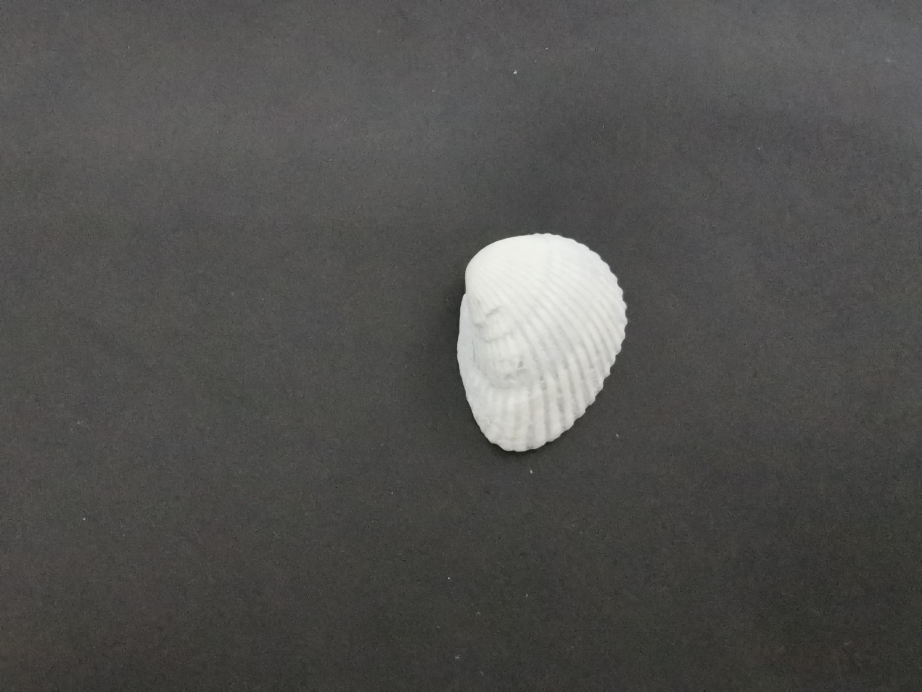
#> input picture IMG.jpg, 4608 x 3456 px (shown at 1/5 size)
$ python length.py
#> lines starting #> are read from the running program, lines starting #| are printed output that depends on the picture; after the words box and inside, x2 and y2 are one past the last pixel; in counts of white or black regions, pixels touching at a corner belong together; long printed decimals are rounded
import numpy as np
from matplotlib import pyplot as plt
import cv2
import tkinter
import copy


# 轮廓面积计算函数
def areaCal(contour):
    area = 0
    for i in range(len(contour)):
        area += cv2.contourArea(contour[i])
    return area


def plot_demo(image):
    # numpy的ravel函数功能是将多维数组降为一维数组
    plt.hist(image.ravel(), 256, [0, 256])
    plt.show("直方图")


def image_hist_demo(image):
    color = {"blue", "green", "red"}
    # enumerate() 函数用于将一个可遍历的数据对象(如列表、元组或字符串)组合为一个索引序列，同时列出数据下标和数据，一般用在 for 循环当中。
    for i, color in enumerate(color):
        hist = cv2.calcHist([image], [i], None, [256], [0, 256])
        plt.subplot(3, 2, 6), plt.plot(hist, color=color)
        plt.subplot(3, 2, 6), plt.xlim([0, 256])
    # plt.show()


# INPUT IMAGE
img = cv2.imread('IMG.jpg')
#> img is the input picture: shape (3456, 4608, 3); mean B, G, R 78.8, 80.9, 81.4

# [7 lines of commented-out code are left out]
resized = cv2.resize(img, None, fx=0.1, fy=0.1, interpolation=cv2.INTER_AREA)
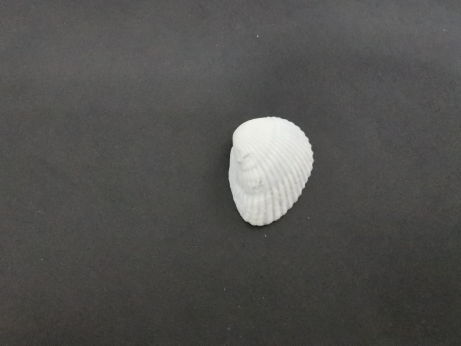
#> resized: shape (346, 461, 3); mean B, G, R 78.8, 80.9, 81.3
# print(img)
# cv2.imshow('img',img)

# GAUSS AND GRAY
gauss = cv2.GaussianBlur(resized, (3, 3), 1)
imgray = cv2.cvtColor(gauss, cv2.COLOR_BGR2GRAY)

# [6 lines of commented-out code are left out]
ret, thresh = cv2.threshold(imgray, 127, 255,
                            cv2.THRESH_BINARY + cv2.THRESH_OTSU)  # 127 is not important, OTSU is important
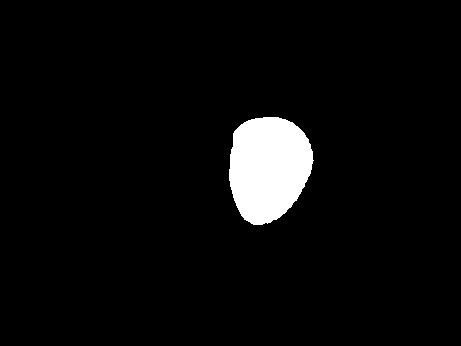
#> thresh: shape (346, 461); 4.4% white; 1 white region
#> ret = 143
# print(thresh)

# CONTOURS
contours, hierarchy = cv2.findContours(thresh, cv2.RETR_TREE, cv2.CHAIN_APPROX_SIMPLE)
#> contours = 1 contour; box (x1, y1, x2, y2) and area: (229, 117, 314, 225) 6924
big_contour = max(contours, key=cv2.contourArea)  # FIND BIG ONE
#> big_contour = contour of 132 points, box (x1, y1, x2, y2) (229, 117, 314, 225), area 6924

# 绘制独立轮廓，如第四个轮廓
# imag = cv2.drawContour(img,contours,-1,(0,255,0),3)
# 但是大多数时候，下面方法更有用
# for c in range(len(contours)):

# DROW CONTOURS
imag = cv2.drawContours(resized, contours, -1, (255, 0, 0), 2, 8)

# HIST
hist = cv2.calcHist([imgray], [0], None, [256], [0, 256])
#> hist = 256 values, max 5789 at index 77, min 0 at index 0, mean 623.1

# CALCULATE
ar = [len(contours)]
#> ar = [1]
le = [len(contours)]
#> le = [1]
ro = [len(contours)]
#> ro = [1]
approx = [len(contours)]
#> approx = [1]
aple = [len(contours)]
#> aple = [1]
appr = [len(contours)]
#> appr = [1]
for i in range(len(contours)):
    ar[i] = cv2.contourArea(contours[i])
    print("Area %d :" % i, end="")
    print(ar[i])
    le[i] = cv2.arcLength((contours[i]), True)
    print("arcLength %d :" % i, end="")
    print(le[i])
    ro[i] = ar[i] / le[i]
    print("ROUND %d :" % i, end="")
    print(ro[i])
    approx[i] = cv2.approxPolyDP(contours[i], le[i] * 0.05, True)
    aple[i] = cv2.arcLength((approx[i]), True)
    print("aple %d :" % i, end="")
    print(aple[i])
    appr[i] = le[i] / aple[i]
    print("appr %d :" % i, end="")
    print(appr[i])
#> this loop made 1 pass
#| Area 0 :6924.0
#| arcLength 0 :323.078
#| ROUND 0 :21.431
#| aple 0 :282.450
#| appr 0 :1.144
#> after the loop, aple = [282.5]; appr = [1.14]; approx = [[[278, 117], [233, 133], [253, 224], [311, 169]]]; ar = [6924]; le = [323.1]; ro = [21.43]

resized2 = resized.copy()
imag2 = cv2.drawContours(resized2, approx, -1, (0, 255, 0), 2)

ellipse = cv2.fitEllipse(big_contour)
#> ellipse = ((267.9, 167), (81.92, 110), 11.3)
img2 = cv2.ellipse(resized2, ellipse, (0, 255, 255), 2)

print("long axis: %f" % ellipse[1][0])
#| long axis: 81.923
print("short axis: %f" % ellipse[1][1])
#| short axis: 109.974

st_x, st_y, width, height = cv2.boundingRect(big_contour)
#> st_x = 229; st_y = 117; width = 85; height = 108
print("x=", st_x)
#| x= 229
print("y=", st_y)
#| y= 117
print("w=", width)
#| w= 85
print("h=", height)
#| h= 108
bound_rect = np.array([[[st_x, st_y]], [[st_x + width, st_y]],
                       [[st_x + width, st_y + height]], [[st_x, st_y + height]]])
#> bound_rect = [[229, 117], [314, 117], [314, 225], [229, 225]]

cv2.drawContours(img2, [bound_rect], -1, (255, 255, 255), 2)
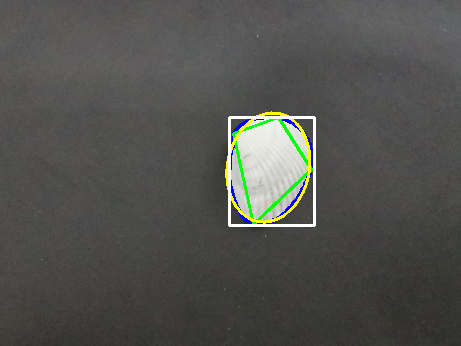
#> img2: shape (346, 461, 3); mean B, G, R 78.6, 82.4, 81.7

# PLOT
# while (1):
plt.subplot(4, 2, 1), plt.imshow(resized)
plt.subplot(4, 2, 1), plt.title("resized")
plt.subplot(4, 2, 2), plt.imshow(gauss)
plt.subplot(4, 2, 2), plt.title("gauss")
plt.subplot(4, 2, 3), plt.imshow(imgray)
plt.subplot(4, 2, 3), plt.title("imgray")
plt.subplot(4, 2, 4), plt.imshow(thresh)
plt.subplot(4, 2, 4), plt.title("thresh")
plt.subplot(4, 2, 5), plt.imshow(imag)
plt.subplot(4, 2, 5), plt.title("imag")
plt.subplot(4, 2, 6), plt.plot(hist)
plt.subplot(4, 2, 6), plt.xlim([0, 255])
plt.subplot(4, 2, 6), plt.title("hist")
plt.subplot(4, 2, 7), plt.imshow(imag2)
plt.subplot(4, 2, 7), plt.title("imag2")
plt.show()
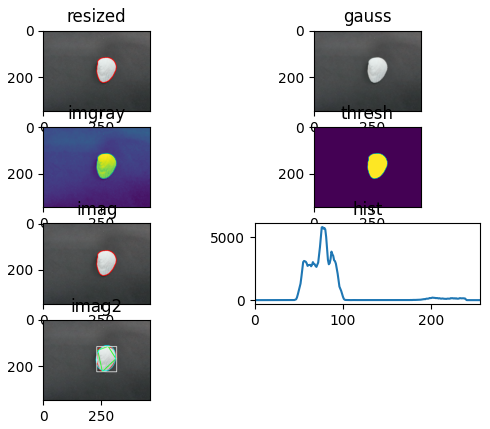
#> figure drawn by matplotlib, 7 panels; B, G, R data is drawn as R, G, B; panel 6: curve peaks at x = 77, y = 5789

#     break
# cv2.destroyAllWindows()
